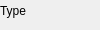
          <widget class="gui::CollapsibleWidget" name="meshEffect">
           <property name="sizePolicy">
            <sizepolicy hsizetype="Preferred" vsizetype="Maximum">
             <horstretch>0</horstretch>
             <verstretch>0</verstretch>
            </sizepolicy>
           </property>
           <property name="icon" stdset="0">
            <iconset resource="../resource/resource.qrc">
             <normaloff>:/16x16_ico_png/mesh_effect.png</normaloff>:/16x16_ico_png/mesh_effect.png</iconset>
           </property>
           <property name="iconVisible" stdset="0">
            <bool>true</bool>
           </property>
           <property name="collapsed" stdset="0">
            <bool>true</bool>
           </property>
           <property name="text" stdset="0">
            <string>Mesh Effect</string>
           </property>
           <widget class="QWidget" name="page_16">
            <layout class="QVBoxLayout" name="verticalLayout_8">
             <item>
              <layout class="QGridLayout" name="gridLayout_15">
               <item row="4" column="1" colspan="2">
                <widget class="QDoubleSpinBox" name="shardRotVelo">
                 <property name="sizePolicy">
                  <sizepolicy hsizetype="Preferred" vsizetype="Fixed">
                   <horstretch>0</horstretch>
                   <verstretch>0</verstretch>
                  </sizepolicy>
                 </property>
                 <property name="suffix">
                  <string> rad/s</string>
                 </property>
                </widget>
               </item>
               <item row="3" column="1" colspan="2">
                <widget class="QDoubleSpinBox" name="shardLinearAccel">
                 <property name="sizePolicy">
                  <sizepolicy hsizetype="Preferred" vsizetype="Fixed">
                   <horstretch>0</horstretch>
                   <verstretch>0</verstretch>
                  </sizepolicy>
                 </property>
                 <property name="suffix">
                  <string> u/s²</string>
                 </property>
                 <property name="value">
                  <double>1.000000000000000</double>
                 </property>
                </widget>
               </item>
               <item row="4" column="0">
                <widget class="QLabel" name="label_93">
                 <property name="sizePolicy">
                  <sizepolicy hsizetype="Maximum" vsizetype="Preferred">
                   <horstretch>0</horstretch>
                   <verstretch>0</verstretch>
                  </sizepolicy>
                 </property>
                 <property name="text">
                  <string>Shard rotational velocity</string>
                 </property>
                </widget>
               </item>
               <item row="2" column="1" colspan="2">
                <widget class="QDoubleSpinBox" name="shardLinearVelo">
                 <property name="sizePolicy">
                  <sizepolicy hsizetype="Preferred" vsizetype="Fixed">
                   <horstretch>0</horstretch>
                   <verstretch>0</verstretch>
                  </sizepolicy>
                 </property>
                 <property name="suffix">
                  <string> u/s</string>
                 </property>
                 <property name="value">
                  <double>1.000000000000000</double>
                 </property>
                </widget>
               </item>
               <item row="3" column="0">
                <widget class="QLabel" name="label_92">
                 <property name="sizePolicy">
                  <sizepolicy hsizetype="Maximum" vsizetype="Preferred">
                   <horstretch>0</horstretch>
                   <verstretch>0</verstretch>
                  </sizepolicy>
                 </property>
                 <property name="text">
                  <string>Shard linear accel</string>
                 </property>
                </widget>
               </item>
               <item row="0" column="1" colspan="2">
                <widget class="QComboBox" name="meshEffectType"/>
               </item>
               <item row="2" column="0">
                <widget class="QLabel" name="label_91">
                 <property name="sizePolicy">
                  <sizepolicy hsizetype="Maximum" vsizetype="Preferred">
                   <horstretch>0</horstretch>
                   <verstretch>0</verstretch>
                  </sizepolicy>
                 </property>
                 <property name="text">
                  <string>Shard linear velocity</string>
                 </property>
                </widget>
               </item>
               <item row="1" column="0">
                <widget class="QLabel" name="label_90">
                 <property name="sizePolicy">
                  <sizepolicy hsizetype="Maximum" vsizetype="Preferred">
                   <horstretch>0</horstretch>
                   <verstretch>0</verstretch>
                  </sizepolicy>
                 </property>
                 <property name="text">
                  <string>Sharding iterations</string>
                 </property>
                </widget>
               </item>
               <item row="0" column="0">
                <widget class="QLabel" name="label_89">
                 <property name="sizePolicy">
                  <sizepolicy hsizetype="Maximum" vsizetype="Preferred">
                   <horstretch>0</horstretch>
                   <verstretch>0</verstretch>
                  </sizepolicy>
                 </property>
                 <property name="text">
                  <string>Type</string>
                 </property>
                </widget>
               </item>
               <item row="1" column="1" colspan="2">
                <widget class="QSpinBox" name="shardIterations">
                 <property name="sizePolicy">
                  <sizepolicy hsizetype="Preferred" vsizetype="Fixed">
                   <horstretch>0</horstretch>
                   <verstretch>0</verstretch>
                  </sizepolicy>
                 </property>
                 <property name="value">
                  <number>1</number>
                 </property>
                </widget>
               </item>
               <item row="5" column="1" colspan="2">
                <widget class="QDoubleSpinBox" name="shardRotAccel">
                 <property name="sizePolicy">
                  <sizepolicy hsizetype="Preferred" vsizetype="Fixed">
                   <horstretch>0</horstretch>
                   <verstretch>0</verstretch>
                  </sizepolicy>
                 </property>
                 <property name="suffix">
                  <string> rad/s²</string>
                 </property>
                </widget>
               </item>
               <item row="5" column="0">
                <widget class="QLabel" name="label_94">
                 <property name="sizePolicy">
                  <sizepolicy hsizetype="Maximum" vsizetype="Preferred">
                   <horstretch>0</horstretch>
                   <verstretch>0</verstretch>
                  </sizepolicy>
                 </property>
                 <property name="text">
                  <string>Shard rotational accel</string>
                 </property>
                </widget>
               </item>
              </layout>
             </item>
             <item>
              <widget class="QPushButton" name="btnDelMeshEffect">
               <property name="sizePolicy">
                <sizepolicy hsizetype="Preferred" vsizetype="Fixed">
                 <horstretch>0</horstretch>
                 <verstretch>0</verstretch>
                </sizepolicy>
               </property>
               <property name="text">
                <string>Remove Mesh Effect</string>
               </property>
               <property name="icon">
                <iconset resource="../resource/resource.qrc">
                 <normaloff>:/16x16_ico_png/delete.png</normaloff>:/16x16_ico_png/delete.png</iconset>
               </property>
              </widget>
             </item>
            </layout>
           </widget>
          </widget>
